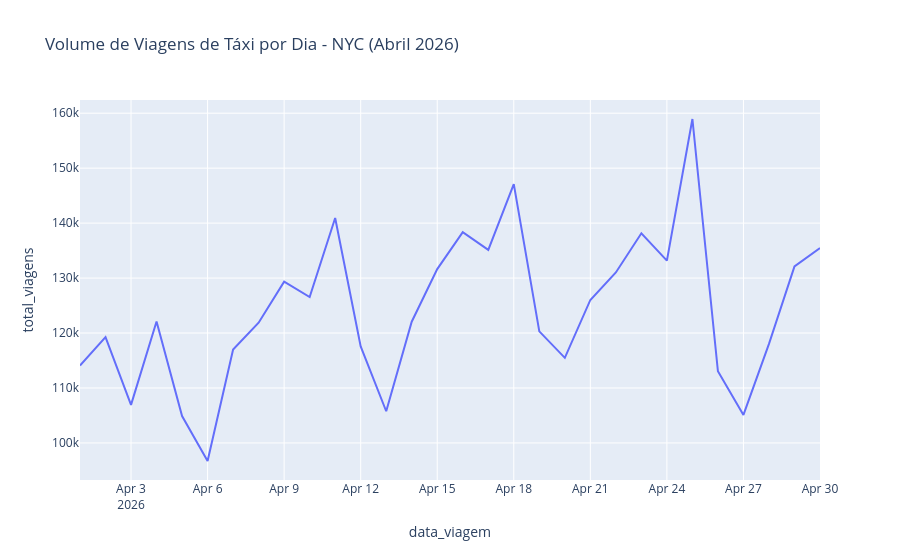

The notebook cell saved with this chart:
### Code cell
import pandas as pd
import plotly.express as px

# Lê o dado processado
df_final = pd.read_parquet('../data/processed/viagens_diarias_2026_04.parquet')

# Plota a tendência
fig = px.line(df_final, x='data_viagem', y='total_viagens', 
              title='Volume de Viagens de Táxi por Dia - NYC (Abril 2026)')
fig.show()

### Figure 1 — Plotly figure (JSON) as saved in the notebook; plotly's stock layout.template omitted (floating-point values rounded to 4 significant figures)
{"data": [{"hovertemplate": "data_viagem=%{x}<br>total_viagens=%{y}<extra></extra>", "legendgroup": "", "line": {"color": "#636efa", "dash": "solid"}, "marker": {"symbol": "circle"}, "mode": "lines", "name": "", "orientation": "v", "showlegend": false, "type": "scatter", "x": ["2026-04-01", "2026-04-02", "2026-04-03", "2026-04-04", "2026-04-05", "2026-04-06", "2026-04-07", "2026-04-08", "2026-04-09", "2026-04-10", "2026-04-11", "2026-04-12", "2026-04-13", "2026-04-14", "2026-04-15", "2026-04-16", "2026-04-17", "2026-04-18", "2026-04-19", "2026-04-20", "2026-04-21", "2026-04-22", "2026-04-23", "2026-04-24", "2026-04-25", "2026-04-26", "2026-04-27", "2026-04-28", "2026-04-29", "2026-04-30"], "xaxis": "x", "y": [114087, 119244, 106930, 122115, 104887, 96718, 116985, 121876, 129344, 126556, 140941, 117553, 105770, 122063, 131632, 138357, 135138, 147081, 120300, 115487, 126021, 131023, 138145, 133187, 158944, 113044, 105107, 118027, 132130, 135459], "yaxis": "y"}], "layout": {"legend": {"tracegroupgap": 0}, "title": {"text": "Volume de Viagens de Táxi por Dia - NYC (Abril 2026)"}, "xaxis": {"anchor": "y", "domain": [0, 1], "title": {"text": "data_viagem"}}, "yaxis": {"anchor": "x", "domain": [0, 1], "title": {"text": "total_viagens"}}}}
